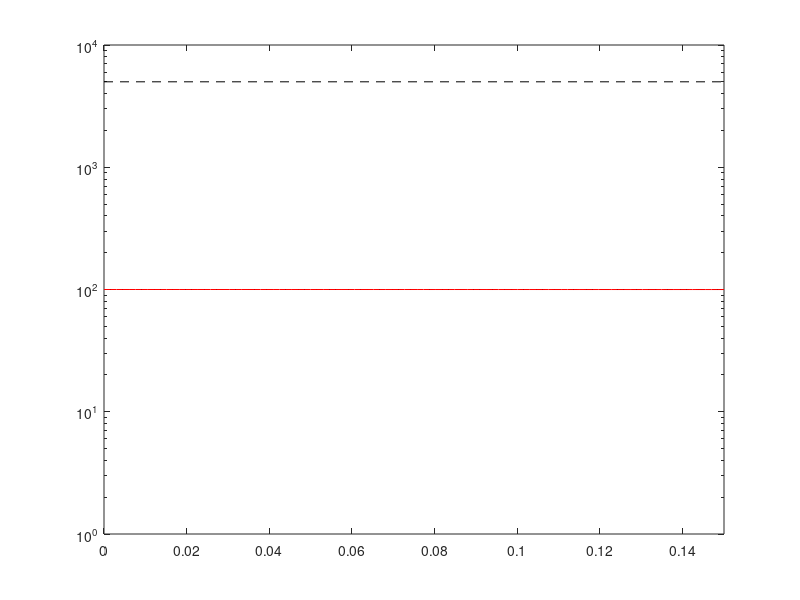

Write MATLAB code to recreate this figure.
%
%      Bloch states
%      2-Level system
%
%



% Number of atoms to simulate
N = 100;



% Operators
N_a1 = diag(N - (0:N));
N_a2 = diag(0:N);
%N_b = diag(0:N);

%a1_p = diag(sqrt(N + 1 - (1:N)), -1);
%a1_m = diag(sqrt(N + 1 - (1:N)), 1);
%a2_p = diag(sqrt(1:N), -1);
%a2_m = diag(sqrt(1:N), 1);
b_m = diag(sqrt(1:N), 1);
b_p = diag(sqrt(1:N), -1);

f = @(x) (sqrt(x) .* sqrt(N - x + 1));
J_m = diag(f(1:N), 1);
J_p = diag(f(1:N), -1);

J_x = 0.5 * (J_p + J_m);
J_y = 0.5i * (J_p - J_m);
J_z = 0.5 * (N_a1 - N_a2);



% Hamiltonain definition
%H_0 = a1_m * a2_p * b_p;
%H_AB = H_0 + ctranspose(H_0);
%H_m = J_m * b_p + J_p * b_m;
%H_m = J_x;

H_m = b_m + b_p;


% Unitary operator
U = @(t, H) (expm(-1i * H * t));



% Initial state
c0 = zeros(N + 1, 1);
c0(1) = 1;
psi0 = c0;
t = 0.5;
psi_t = U(t, H_m) * psi0;



% Spin-coherent state function (for Qfunc)
alpha = @(theta, phi)  (...
    expm(-1i * phi * J_z) * ...
    expm(-1i * theta * J_y) * ...
    psi0);



% Density matrix
rho_A = psi_t * ctranspose(psi_t);



% Q function
Q = @(theta, phi) ( ...
        ctranspose(alpha(theta, phi)) * ...
        rho_A * ...
        alpha(theta, phi) );

    

% Calculate values
theta_steps = 15;
phi_steps = 30;
q = zeros(theta_steps, phi_steps);
for i = 1:theta_steps
    for j = 1:phi_steps
        
        theta = pi * (i - 1) / (theta_steps - 1);
        phi = 2 * pi * (j - 1) / (phi_steps - 1);

        q(i, j) = abs(Q(theta, phi));

    end
end


% Calculate F_AB

%F_0 = 0.5 * N * (N + 2) - 2 * var(J_z^2);
%F_1 = -var(1i * (J_p - J_m))^2;
%F_2 = -var(J_p^2 + J_m^2);

var = @(A, psi) (ctranspose(psi) * A * psi);

gt_steps = 100;
F_AB = zeros(gt_steps);
gt_space = linspace(0, 0.15, gt_steps);
for i = 1:gt_steps
    gt = gt_space(i);
    psi = U(H_m, gt) * alpha(0, 0);
    F_AB(i) = 4 * (var(J_y^2, psi) - var(J_y, psi)^2);
end

% Plot
figure(1);
semilogy([0, 0.15], [N, N], 'k--');
hold on;
semilogy([0, 0.15], [0.5*N^2, 0.5*N^2], 'k--');
semilogy(gt_space, F_AB, 'r');
axis([0, 0.15, 1e0, 1e4]);

% radius = N / 2;
% theta_matrix = linspace(0, pi, theta_steps);
% phi_matrix = linspace(0, 2*pi, phi_steps);
% [thetamesh, phimesh] = meshgrid(theta_matrix, phi_matrix);
% x = radius * sin(thetamesh) .* cos(phimesh);
% y = radius * sin(thetamesh) .* sin(phimesh);
% z = radius * cos(thetamesh);
% 
% 
% figure(17)
% surf(x, y, z, q')
% shading 'interp'
% view(3)
% %view([1, 0, 0])
% %caxis([0, 2])
% axis on
% axis tight
% axis equal
% %axis([-51, 51, -51, 51, -51, 51])
% grid off;

